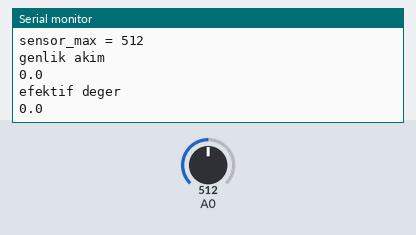
Bench run of a sketch on a simulated Arduino Uno, built with avr-gcc and run on an emulated ATmega328P. On the bench: the last lines printed to the serial monitor. Inputs (shaded band) come from the test bench; at power-on: A0 = 512.

Above: at 1.2 s.
1.3 s: A0 set to 716
At 2.6 s:
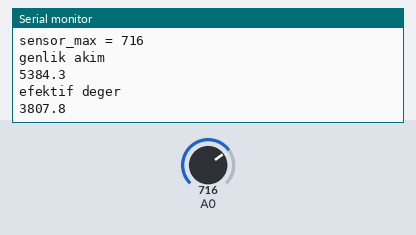
2.8 s: A0 set to 900
At 3.5 s:
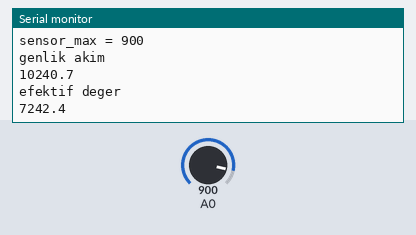
Timing chart, 0 to 5.8 s (numbered marks = the images above; inputs shaded):
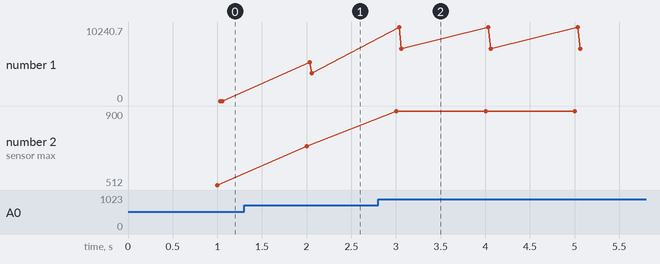

The sketch:

ACS712_Akim_sensoru_AC_akim_olcme.ino
```cpp
/*
**************************************************************************************************************************************
**                                                                                                                                  **
**                                                                                                                                  **
**      ____________   ________  ___    ___  ________             ___    ___  ________  _______     ___  __    ___                  **
**     |\_____   ____\|\   __  \|\  \  |\  \|\   __  \           |\  \  /  /||\   __  \|\   ___  \ |\  \|\  \ |\  \                 **
**     \|____|\  \___|\ \  \|\  \ \  \_\_\  \ \  \|\  \          \ \  \/  / |\ \  \|\  \ \  \__|\  \ \  \/  /|  \  \                **
**           \ \  \    \ \   __  \ \   ___   \ \   __  \          \ \    / /  \ \   _  _\ \  \  \\  | \   ___  \ \  \               **
**            \ \  \    \ \  \ \  \ \  \__|\  \ \  \ \  \   __     \ /  / /    \ \  \\  \\ \  \__/  /\ \  \\ \  \ \  \____          **
**             \ \__\    \ \__\ \__\ \__\ \ \__\ \__\ \__\ |\__\ __ /  / /      \ \__\\ _\\ \______/ |\ \__\\ \__\ \_______\        **
**              \|__|     \|__|\|__|\|__|  \|__|\|__|\|__| \|__||\____/ /        \|__|\|__|\|______|/  \|__| \|__|\|_______|        **
**                                                               \|___|/                                                            **
**                                                                                                                                  **
**                                                                                                                                  **
**                                                            TAHA YURDAKUL                                                         **
**                                                       tahayurdakul@icloud.com                                                    **
**                                                                                                                                  **
**                                                                                                                                  **
**                                                                                                                                  **
**   Not: bu kodda ACS712 Akim sensörü ile AC akim olcumu yaparak serial monitorde deger akisini gormekteyiz.                       **
**   eger ACS712 modulunu DC akim olcmek icin kullanicaksaniz https://github.com/tahayrdkl/Arduino vermis oldugum linkten           **
**   DC akim olcmek icin kullanilacak olan kodu temin edebilirsiniz.                                                                **
**                                                                                                                                  **
**************************************************************************************************************************************
*/

float genlik_akim;
float efektif_deger;

void setup()
{
    Serial.begin(9600);

}
void loop()
{
    int sensor_max;
    sensor_max = getMaxValue();
    Serial.print("sensor_max = ");
    Serial.println(sensor_max);
     genlik_akim=(float)(sensor_max-512)/1024*5/185*1000000;
    efektif_deger=genlik_akim/1.414;

    Serial.println("genlik akim");
    Serial.println(genlik_akim,1);
    Serial.println("efektif deger");
    Serial.println( efektif_deger,1);
}

int getMaxValue()
{
    int sensorValue;
    int sensorMax = 0;
    uint32_t start_time = millis();
    while((millis()-start_time) < 1000)
    {
        sensorValue = analogRead(A0);
        if (sensorValue > sensorMax)
        {

            sensorMax = sensorValue;
        }
    }
    return sensorMax;
}
```

Measured:
- after the input at 1.3 s, the serial monitor: prints a new line after 0.70 s (image 1)
- after the input at 2.8 s, the serial monitor: prints a new line after 0.20 s (image 2)
- plotted number 1: 0 → 3807.8 after the input at 1.3 s, 3807.8 → 7242.4 after the input at 2.8 s
- plotted number 2: 512 → 716 after the input at 1.3 s, 716 → 900 after the input at 2.8 s
